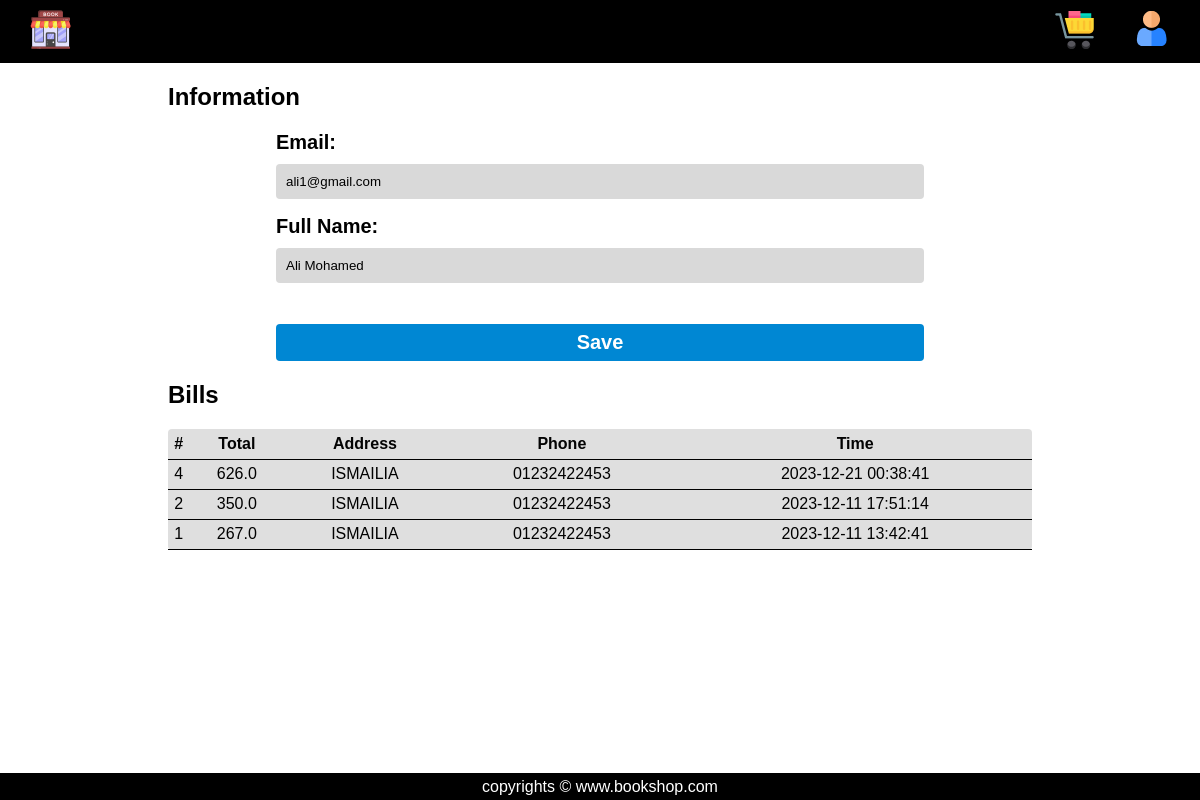
The page /profile (signed in) on the database its author committed.
### tables this page shows
CREATE TABLE User(
	user_id INTEGER PRIMARY KEY AUTOINCREMENT,
  	full_name TEXT NOT NULL,
  	email TEXT NOT NULL UNIQUE,
  	password TEXT NOT NULL,
  	admin_state_id INTEGER,
  	FOREIGN KEY (admin_state_id) REFERENCES User_State(state_id)
);

CREATE TABLE Bill(
	bill_id INTEGER PRIMARY KEY AUTOINCREMENT,
  	user_id INTEGER,
  	total REAL,
    address TEXT NOT NULL,
  	phone TEXT NOT NULL,
  	date_time TEXT,
  	FOREIGN KEY (user_id) REFERENCES User(user_id)
);

### app.py (the view)
@app.route("/profile", methods=["GET", "POST"])
@login_required
def profile():
    if request.method == "POST":
        if validEmail(request.form.get("email")):
            pass
        else:
            pass
        if validName(request.form.get("fullname")):
            pass
        else:
            pass
        con = sqlite3.connect("Books.db")
        db = con.cursor()
        db.execute(
            "UPDATE User SET email = ?, full_name = ? WHERE user_id = ?;",
            (
                request.form.get("email"),
                request.form.get("fullname"),
                session["user_id"],
            ),
        )
        con.commit()
        db.close()
        con.close()
        return redirect(url_for("profile"))
    else:
        con = sqlite3.connect("Books.db")
        db = con.cursor()
        db.execute("SELECT * FROM User WHERE user_id = ?;", (session["user_id"],))
        columns = [column[0] for column in db.description]
        users = [dict(zip(columns, row)) for row in db.fetchall()]
        personInfo = users[0]
        db.execute(
            "SELECT * FROM Bill WHERE user_id = ? ORDER BY date_time DESC;",
            (session["user_id"],),
        )
        columns = [column[0] for column in db.description]
        bills = [dict(zip(columns, row)) for row in db.fetchall()]
        con.commit()
        db.close()
        con.close()
        return render_template(
            "profile.html",
            page_name="profile",
            err_mes=createErrorMessage(),
            items=personInfo,
            bills=bills,
        )

### app.py (called while the page is built)
def login_required(f):
    @wraps(f)
    def decorated_function(*args, **kwargs):
        if session.get("user_id") is None:
            return redirect("/signin")
        return f(*args, **kwargs)
    return decorated_function

@app.after_request
def after_request(response):
    response.headers["Cache-Control"] = "no-cache, no-store, must-revalidate"
    response.headers["Expires"] = 0
    response.headers["Pragma"] = "no-cache"
    return response

def createErrorMessage(err_state=False, err_type=None, err_mesg_txt=None):
    error_message = {
        "error_state": err_state,
        "error_type": err_type,
        "error_message_text": err_mesg_txt,
    }
    return error_message

### templates/profile.html (shortened to what this page needs)
<!DOCTYPE html>
<html lang="en">
<head>
    <link rel="stylesheet" href="../static/profile.css" />
    <link rel="stylesheet" href="static/error.css" />
    <link rel="stylesheet" href="https://cdnjs.cloudflare.com/ajax/libs/font-awesome/4.7.0/css/font-awesome.min.css" />
</head>
<body>
    <header>
        <nav>
            <div class="left-navbar">
                <ul>
                    <li>
                        <a href="{{url_for('home')}}"><img src="../static/images/book_shop.png" alt="Book" /></a>
                    </li>
                </ul>
            </div>
            <div class="right-navbar">
                <ul>
                    <li>
                        <a href="{{url_for('profile')}}"><img src="../static/images/user_1.png" alt="Profile" /></a>
                    </li>
                    <li>
                        <a href="{{url_for('cart')}}">
                            <img src="../static/images/shopping_cart_1.png" alt="Store" />
                        </a>
                    </li>
                </ul>
            </div>
        </nav>
    </header>
    <div class="information">
        <h2 class="title">Information</h2>
        <form action="{{ url_for('profile') }}" method="post">
            <label for="Email">Email:</label>
            <input type="email" id="Email" name="email" value="{{ items['email']}}" />
            <label for="fname">Full Name:</label>
            <input type="text" id="fname" name="fullname" value="{{ items['full_name'] }}" />
            <button type="submit">Save</button>
        </form>
    </div>
    <div class="bills">
        <h2 class="title">Bills</h2>
        <table class="table">
            <tr class="table-head">
                <th>#</th>
                <th>Total</th>
                <th>Address</th>
                <th>Phone</th>
                <th>Time</th>
            </tr>
            {% for bill in bills %}
            <tr class="table-data">
                <td>{{ bill['bill_id'] }}</td>
                <td>{{ bill['total'] }}</td>
                <td>{{ bill['address'] }}</td>
                <td>{{ bill['phone'] }}</td>
                <td>{{ bill['date_time'] }}</td>
            </tr>
            {% endfor %}
        </table>
    </div>
    <div class="footer">
        <footer>
            <p>copyrights &copy; www.bookshop.com</p>
        </footer>
    </div>
</body>
</html>

### static/profile.css (style rules this page uses)
:root { --main-color: #c4c4c4; }
* { font-family: sans-serif; overflow-x: hidden; margin: 0px; padding: 0px; box-sizing: border-box; }
nav { padding: 10px; display: flex; justify-content: space-between; align-items: center; background-color: #000000; color: rgb(255, 255, 255); }
.left-navbar ul { display: flex; flex-direction: row; margin-left: 20px; list-style: none; }
.right-navbar ul { display: flex; flex-direction: row-reverse; list-style: none; }
.right-navbar ul li { margin: 0px 20px; }
footer { position: absolute; bottom: 0px; height: 27px; width: 100%; color: white; background-color: black; display: flex; justify-content: center; align-items: center; }
.information { margin-top: 20px; width: 90%; position: relative; left: 5%; height: auto; }
.information .title { position: relative; left: 10%; margin-bottom: 20px; }
label { font-size: 20px; font-weight: bold; margin-bottom: 10px; display: block; position: relative; left: 20%; }
input { position: relative; display: block; left: 20%; width: 60%; padding: 10px; margin-bottom: 16px; border: 1px solid #000000; border-radius: 4px; background-color: rgb(217, 217, 217); box-sizing: border-box; border: none; outline: none; }
button { background-color: rgb(0, 135, 211); color: #fff; border: none; border-radius: 4px; cursor: pointer; width: 100%; padding: 7px; margin-top: 25px; text-align: center; font-size: 20px; font-weight: bold; transition: .5s; }
button { position: relative; left: 20%; width: 60%; }
.bills { margin-top: 20px; width: 90%; position: relative; left: 5%; height: auto; }
.bills .title { position: relative; left: 10%; margin-bottom: 20px; }
.bills .table { position: relative; left: 10%; width: 80%; border-collapse: collapse; background-color: #dfdfdf; border-radius: 4px; margin-bottom: 20px; }
.table-head { padding: 20px; height: 30px; text-align: center; border-bottom : 1px solid #000000; color: #030303; }
.bills .table-data { padding: 20px; height: 30px; text-align: center; border-bottom : 1px solid #000000; }

### rows shown on the page
User: email "ali1@gmail.com", fullname "Ali Mohamed"
Bill: bill_id "4", total "626.0", address "ISMAILIA", phone "01232422453", date_time "2023-12-21 00:38:41"
Bill: bill_id "2", total "350.0", address "ISMAILIA", phone "01232422453", date_time "2023-12-11 17:51:14"
Bill: bill_id "1", total "267.0", address "ISMAILIA", phone "01232422453", date_time "2023-12-11 13:42:41"
